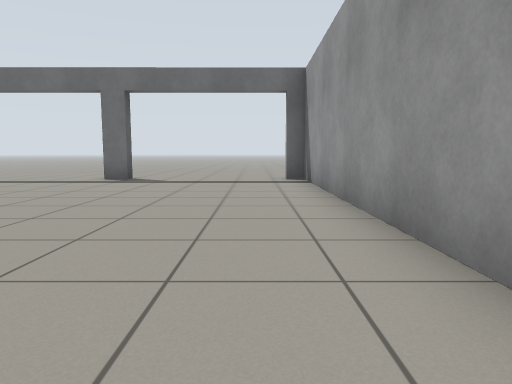
[1] (above)

20 first-person views from a walk through a robot-simulator world made for Gazebo. The camera is 0.72 m above the floor, tilts 6° down and sees 70° across. The floor is counted in squares, 1 m on a side. Each view is taken from the middle of a square. On the plan, view 1 faces up. The plan holds only what a view shows up to about 11 squares ahead; the rest is blank.

[2]
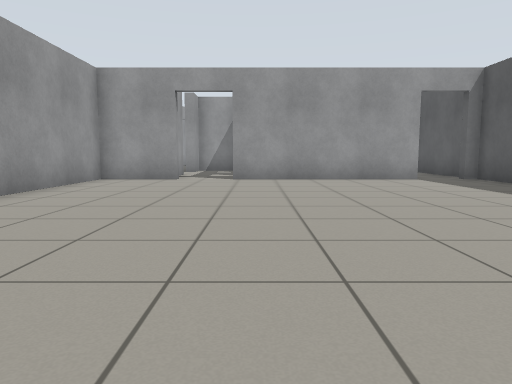

[3]
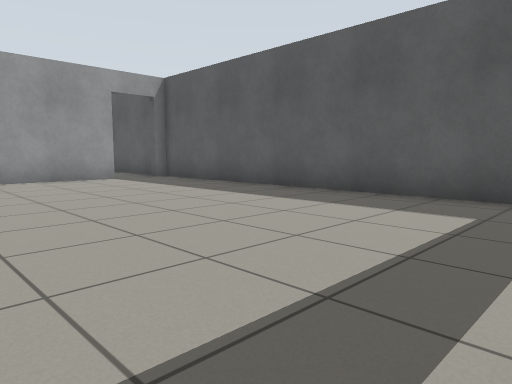

[4]
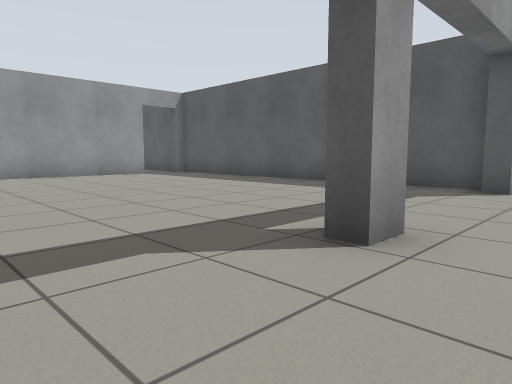

[5]
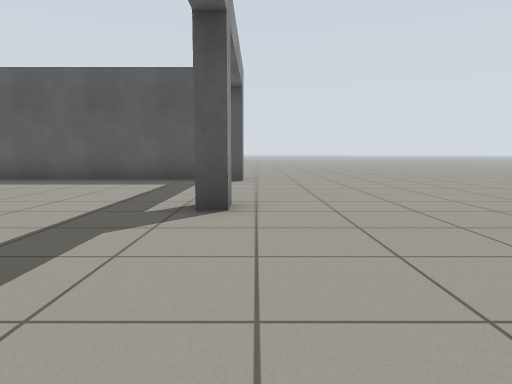

[6]
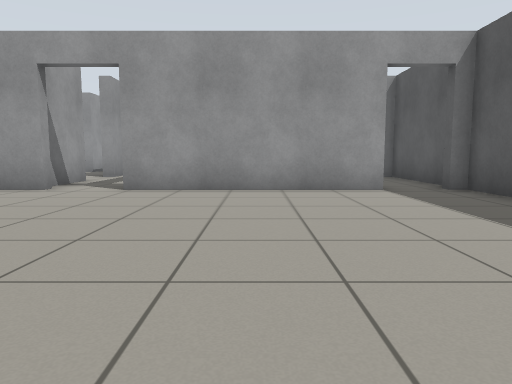

[7]
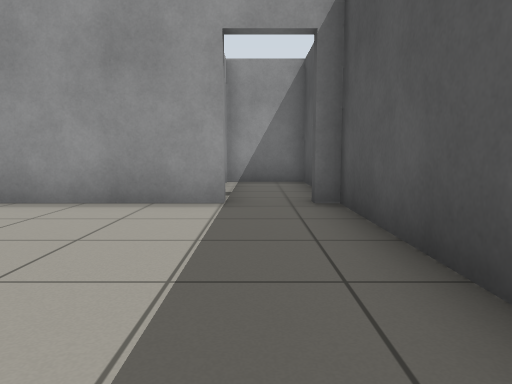

[8]
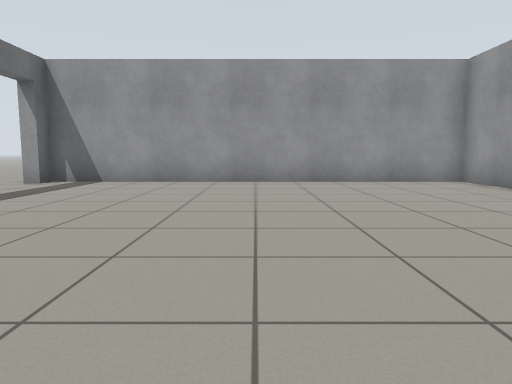

[9]
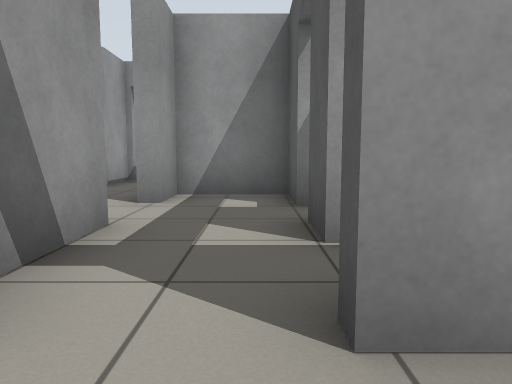

[10]
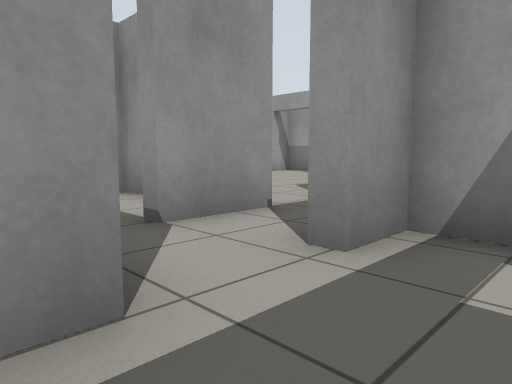

[11]
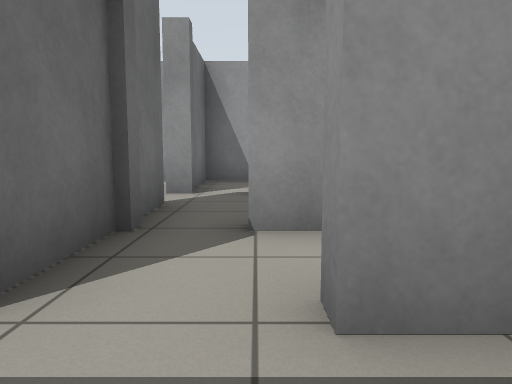

[12]
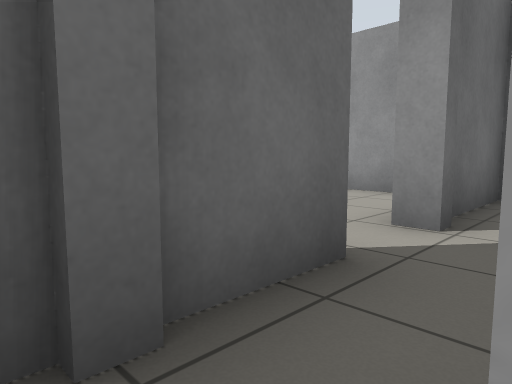

[13]
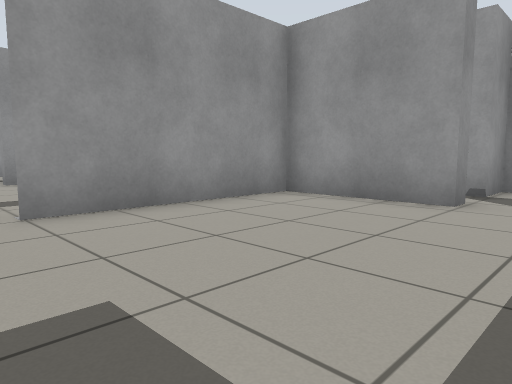

[14]
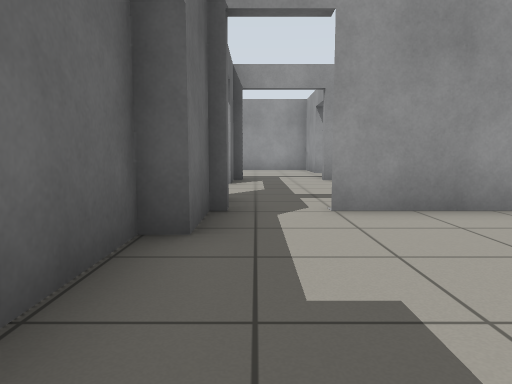

[15]
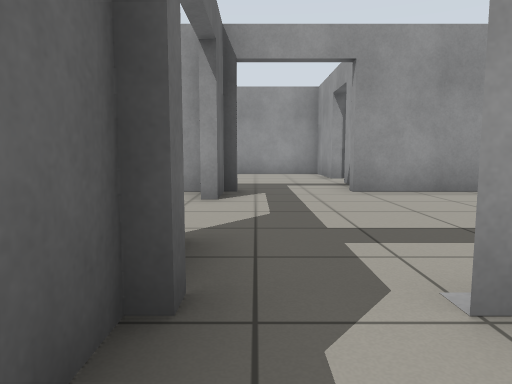

[16]
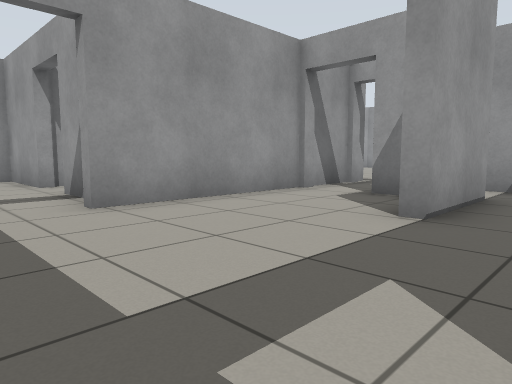

[17]
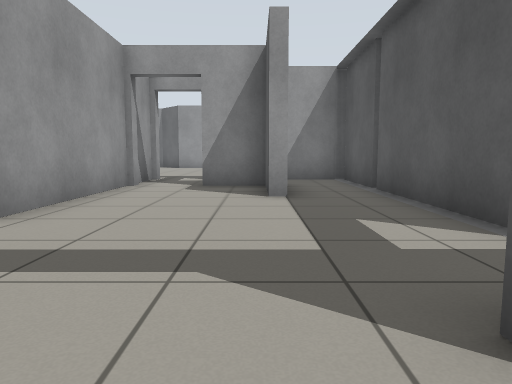

[18]
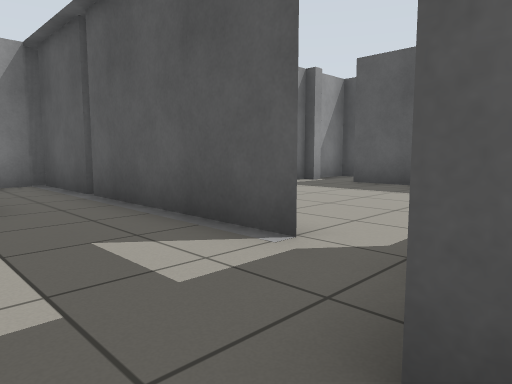

[19]
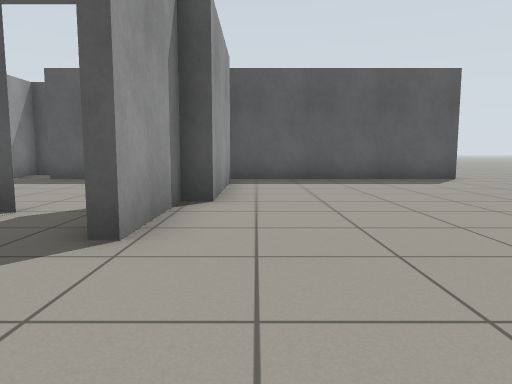

[20]
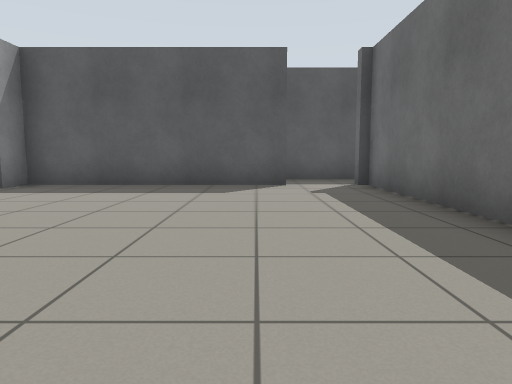

### Floor plan
Points are (right, up) in squares from view 1. A wall is a line through its corners. A room is listed if a view was taken in it or the views show most of it. See-through windows are left out.
Room 1 (views 1, 2, 3, 4, 6, 7, 8, 9)
walls: (-4.4, 10.6) (-3.6, 10.6) (-3.6, 10.2) (-4.3, 10.2); (0.9, 10.2) (0.9, 10.8); (-8.6, 10.6) (-8.6, 10.1); (-9.2, 10.1) (-9.2, -0.3); (-0.9, -0.3) (1.4, -0.3) (1.4, 10.2); (-7.6, -0.3) (-2.2, -0.3); (-9.2, -1.2) (-9.2, -4.3) (-7.3, -4.3) (-7.3, -3.8); (1.2, -1.9) (1.8, -1.9)
ways out: opening at (0, 11.5) to room 2; opening at (-2, -1) to room 3; opening at (-9, 11.5) to room 7
Room 2 (views 5, 17, 19)
walls: (6.5, 3.9) (9.1, 3.9); (1.7, 10.8) (1.7, 4.2); (2.8, 4.4) (6.5, 4.4)
ways out: opening at (0, 11.5) to room 1; opening at (10.5, 4) to room 6
Room 3 (views 10, 11)
walls: (0.5, -2.7) (-0.5, -2.7) (-0.5, -1); (-2.6, -4) (-2.6, -5.4) (-0.5, -5.4) (-0.5, -4.2); (-2.6, -1.9) (-2.6, -2.9)
ways out: opening at (-2, -1) to room 1; opening at (0, -4) to room 4
Room 4 (view 12)
walls: (1.4, -3.9) (1.8, -3.9); (3.2, -2.7) (0.5, -2.7)
ways out: opening at (0, -4) to room 3; gap at (2, -4) to room 5; opening at (1, -5) to room 9
Room 5 (views 13, 14, 15, 16)
walls: (4.6, -2.7) (4.6, -2.4) (7.6, -2.4) (7.6, 2.1); (1.7, 0.8) (1.7, -0.9); (6.2, 4) (4.4, 4); (7.6, 3.6) (6.2, 3.6); (3.9, -5.1) (4.6, -5.1) (4.6, -3.9)
ways out: gap at (2, -4) to room 4; opening at (8, 3) to room 6; gap at (5, -4) to room 10
Room 6 (view 18)
walls: (9.5, -1.1) (9.9, -1.1); (9.8, -1.4) (9.8, -2.9); (13, 3.6) (11.6, 3.6); (7.6, 2.1) (7.6, -1.5); (9.8, -3.2) (11.2, -3.2); (12.9, -4.5) (12.9, 1.2)
ways out: opening at (10.5, 4) to room 2; opening at (8, 3) to room 5; opening at (12, -5) to room 7; opening at (9, -2.5) to room 8; opening at (10.5, -4) to room 8; opening at (13, 2.5)
Room 7 (view 20)
walls: (6.4, -5.4) (1.6, -5.4); (12.9, -6) (12.9, -4.5); (1.7, -7.2) (1.7, -13.2); (-9.4, 10.6) (-8.6, 10.6)
ways out: opening at (-9, 11.5) to room 1; opening at (12, -5) to room 6; opening at (2, -6.5) to room 9; opening at (16, 1)
Room 8 (no view inside)
walls: (9.5, -3.6) (9.5, -1.1); (7.6, -2.4) (7.6, -5.1) (9.9, -5.1); (7.6, -1.5) (7.6, -2.7)
ways out: opening at (9, -2.5) to room 6; opening at (10.5, -4) to room 6
Room 9 (no view inside)
walls: (1.8, -5.7) (1.4, -5.7) (1.4, -3.9); (-0.3, -5.1) (-0.3, -7.2); (1.4, -8.6) (1.4, -7.2)
ways out: opening at (1, -5) to room 4; opening at (2, -6.5) to room 7; gap at (1, -9)
Room 10 (no view inside)
walls: (7.6, -3.9) (7.6, -2.7) (4.6, -2.7)
ways out: gap at (5, -4) to room 5

Positions as (right, up) in squares from view 1, and headings:
1: (0, 0), facing up
2: (-3, 10), facing down
3: (-3, 10), facing down-left
4: (-1, 12), facing down-left
5: (1, 11), facing left
6: (-5, 7), facing down
7: (-8, 5), facing down
8: (-8, 5), facing right
9: (-2, 1), facing down
10: (-2, -2), facing down-right
11: (-2, -4), facing right
12: (1, -4), facing up-right
13: (3, 3), facing down-right
14: (3, 3), facing right
15: (6, 3), facing right
16: (8, 3), facing down-right
17: (10, 5), facing down
18: (10, 4), facing down-left
19: (12, 5), facing left
20: (10, -8), facing left
